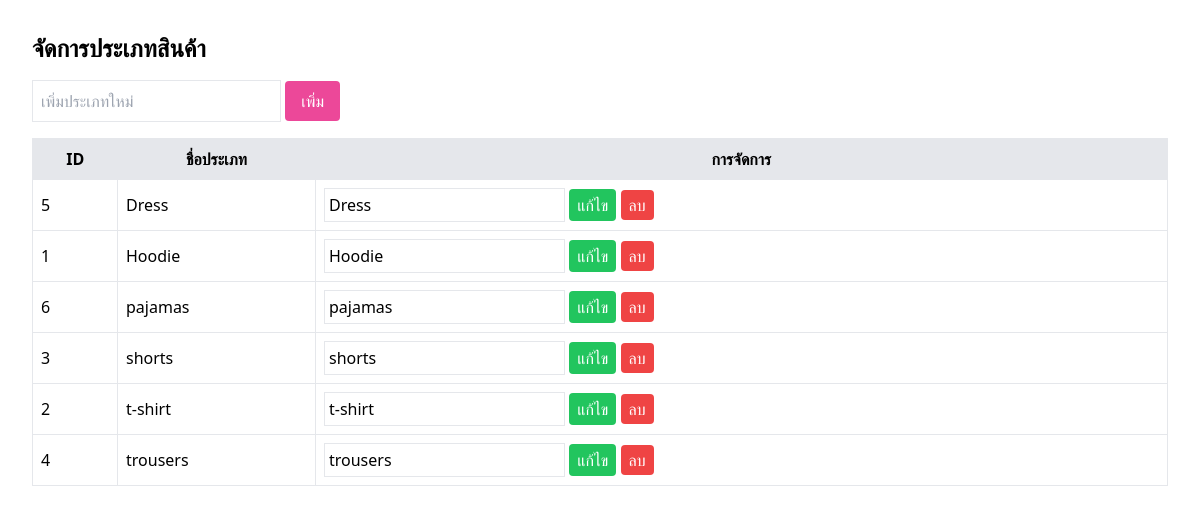
The app's page /categories_edit.php with its own data.
### tables this page shows
CREATE TABLE `categories` (
  `categories_id` int(11) NOT NULL,
  `categories_name` varchar(255) NOT NULL
);

### categories_edit.php (the view, shortened to what this page needs)
<?php
include '../../../../Users/Administrator/Documents/connectdb.php';
$res = mysqli_query($conn, "SELECT * FROM `categories` ORDER BY categories_name ASC");
?>
<!DOCTYPE html>
<html lang="th">
<head>
<script src="https://cdn.tailwindcss.com"></script>
</head>
<body class="p-8 font-sans">
<h1 class="text-2xl font-bold mb-4">จัดการประเภทสินค้า</h1>
<form method="POST" class="mb-4">
  <input type="text" name="new_category" placeholder="เพิ่มประเภทใหม่" class="border p-2">
  <button type="submit" class="bg-pink-500 text-white px-4 py-2 rounded">เพิ่ม</button>
</form>
<table class="border w-full">
  <tr class="bg-gray-200">
    <th class="p-2">ID</th>
    <th class="p-2">ชื่อประเภท</th>
    <th class="p-2">การจัดการ</th>
  </tr>
  <?php while($row=mysqli_fetch_assoc($res)): ?>
  <tr>
    <td class="border p-2"><?=$row['categories_id']?></td>
    <td class="border p-2"><?=$row['categories_name']?></td>
    <td class="border p-2">
      <form method="POST" class="inline">
        <input type="text" name="edit_name" value="<?=$row['categories_name']?>" class="border p-1">
        <button type="submit" class="bg-green-500 text-white px-2 py-1 rounded">แก้ไข</button>
      </form>
      <a href="" class="bg-red-500 text-white px-2 py-1 rounded" onclick="return confirm('ลบ?')">ลบ</a>
    </td>
  </tr>
  <?php endwhile; ?>
</table>
</body>
</html>

### records on screen
categories: categories_id "5", categories_name "Dress", edit_name "Dress"
categories: categories_id "1", categories_name "Hoodie", edit_name "Hoodie"
categories: categories_id "6", categories_name "pajamas", edit_name "pajamas"
categories: categories_id "3", categories_name "shorts", edit_name "shorts"
categories: categories_id "2", categories_name "t-shirt", edit_name "t-shirt"
categories: categories_id "4", categories_name "trousers", edit_name "trousers"
